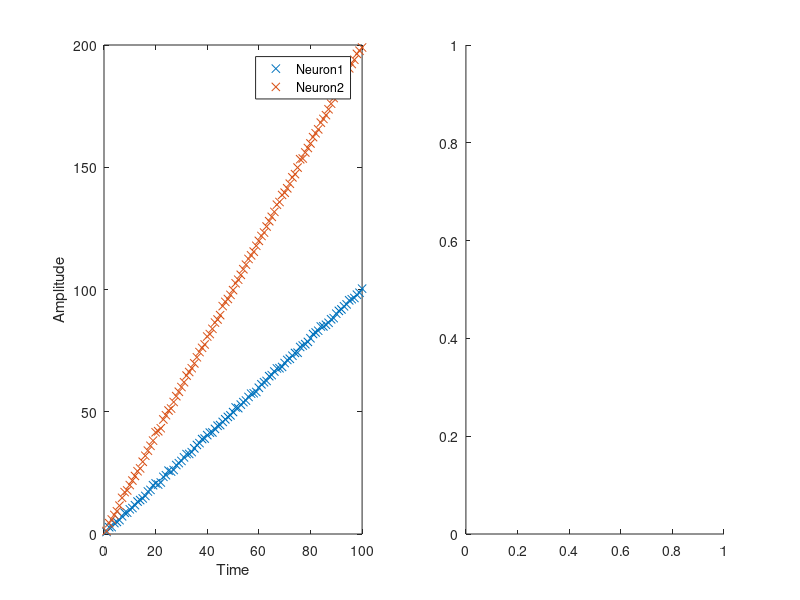

Here is the MATLAB script that generated this plot: (Note: this script raises an error after producing the figure.)
close all;
home;
%%
%Generate data

neurons = 2;
time = 100;
trials = 100;
covMat = [20,10;10,30];

data = zeros([neurons,time,trials]);
for k = 1:trials
    for t = 1:time
        meanMat = [t;2*t];
        data(:,t,k) = mvnrnd(meanMat,covMat);
    end
end

%%
%Mean across trials

dataAvgTr = mean(data,3);
figure;
subplot(1,2,1)
plot(dataAvgTr','x');
legend({'Neuron1','Neuron2'});xlabel('Time');ylabel('Amplitude')
subplot(1,2,2)
%mdl = fitlm(dataAvgTr(1,:),dataAvgTr(2,:));
%plot(dataAvgTr(1,:),dataAvgTr(2,:),'-x');xlabel('Neuron1');ylabel('Neuron2');axis square;title(num2str(mdl.Rsquared.Ordinary))
plot2Dpca(dataAvgTr')

%%
%Mean across time

dataAvgTi = squeeze(mean(data,2));
figure;
subplot(1,2,1)
plot(dataAvgTi','x');
legend({'Neuron1','Neuron2'});xlabel('Trial');ylabel('Amplitude')
subplot(1,2,2)
%mdl = fitlm(dataAvgTi(1,:),dataAvgTi(2,:));
%plot(dataAvgTi(1,:),dataAvgTi(2,:),'x');xlabel('Neuron1');ylabel('Neuron2');axis square;title(num2str(mdl.Rsquared.Ordinary))
plot2Dpca(dataAvgTi')


%%


